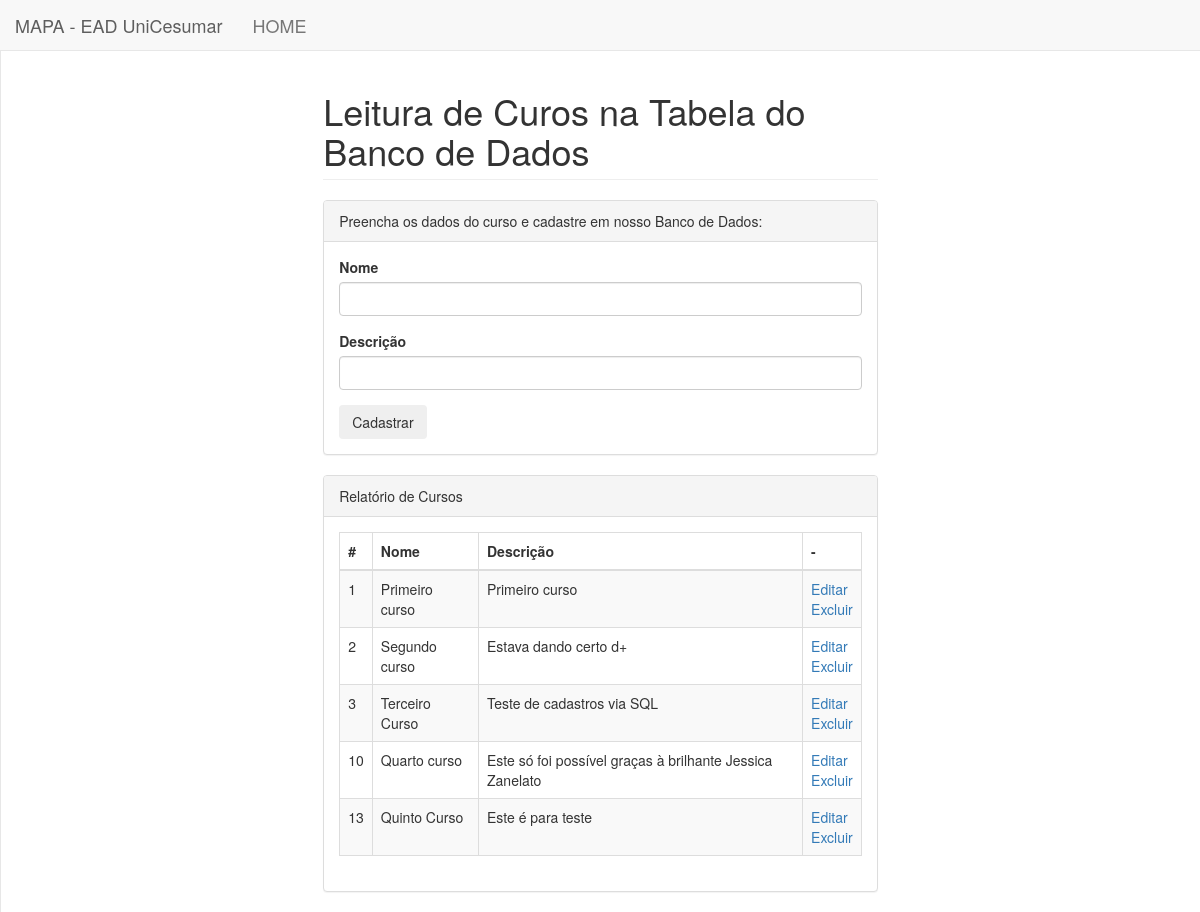
The page /projeto/projeto/curso.php on the database its author committed.
### tables this page shows
CREATE TABLE `curso` (
  `id` int(11) NOT NULL,
  `nome` text NOT NULL,
  `descricao` text NOT NULL
);

### projeto/projeto/curso.php (the view, shortened to what this page needs)
<?php
        $action = "curso_cadastrar.php";
        $linha = array(
            "nome" => null,
            "descricao" => null
        );
?>
<!DOCTYPE html>
<html lang="en">
<head>
    <link href="../vendor/bootstrap/css/bootstrap.min.css" rel="stylesheet">
    <link href="../vendor/metisMenu/metisMenu.min.css" rel="stylesheet">
    <link href="../dist/css/sb-admin-2.css" rel="stylesheet">
    <link href="../vendor/font-awesome/css/font-awesome.min.css" rel="stylesheet" type="text/css">
</head>
<body>
    <div id="wrapper">
        <nav class="navbar navbar-default navbar-static-top" role="navigation" style="margin-bottom: 0">
            <div class="navbar-header">
                <a class="navbar-brand" href="index.html">MAPA - EAD UniCesumar</a>
                <a class="navbar-brand" href="../../dashboard">HOME</a>
            </div>
        </nav>
        <div id="page-wrapper" style="margin-left:0px">
            <div class="row">
                <div class="col-md-6 col-md-offset-3">
                    <h1 class="page-header">Leitura de Curos na Tabela do Banco de Dados</h1>
                </div>
            </div>
            <div class="row">
                <div class="col-md-6 col-md-offset-3">
                    <div class="panel panel-default">
                        <div class="panel-heading">
                            Preencha os dados do curso e cadastre em nosso Banco de Dados:
                        </div>
                        <div class="panel-body">
                            <div class="row">
                                <div class="col-lg-12">
                                    <form role="form" action="<?php echo $action ?>" method="POST">
                                        <div class="form-group">
                                            <label>Nome</label>
                                            <input name="nome" value="<?php echo $linha['nome'] ?>" class="form-control" required="required">
                                        </div>
                                        <div class="form-group">
                                            <label>Descrição</label>
                                            <input type="text" name="descricao" value="<?php echo $linha['descricao']?>" class="form-control" required="required">
                                        </div>
                                        <button type="submit" class="btn btn-active">Cadastrar</button>
                                    </form>
                                </div>
                            </div>
                        </div>
                    </div>
                </div>
            </div>
            <div class="row">
                <div class="col-md-6 col-md-offset-3">
                     <div class="panel panel-default">
                        <div class="panel-heading">
                            Relatório de Cursos
                        </div>
                        <div class="panel-body">
                            <div class="table-responsive">
                                <table class="table table-striped table-bordered table-hover">
                                    <thead>
                                        <tr>
                                            <th>#</th>
                                            <th>Nome</th>
                                            <th>Descrição</th>
                                            <th>-</th>
                                        </tr>
                                    </thead>
                                    <tbody>
                                        <?php
                                            include '../includes/conexao.php';
                                            $sql = "select * from curso order by id";
                                            $consulta = mysqli_query($conexao, $sql);
                                            while($linha = mysqli_fetch_array($consulta)){
                                        ?>
                                        <tr>
                                            <td><?php echo $linha['id'] ?></td>
                                            <td><?php echo $linha['nome'] ?></td>
                                            <td><?php echo $linha['descricao'] ?></td>
                                            <td>
                                                <a href="./curso.php?id=<?php echo $linha['id']?>">Editar</a>
                                                <br />
                                                <a href="./curso_excluir.php?id=<?php echo $linha['id']?>">Excluir</a></td>
                                        </tr>
                                        <?php
                                            }
                                        ?>
                                    </tbody>
                                </table>
                            </div>
                        </div>
                    </div>
                </div>
            </div>
        </div>
    </div>
</body>
</html>

### rows shown on the page
curso: id "1", nome "Primeiro curso", descricao "Primeiro curso"
curso: id "2", nome "Segundo curso", descricao "Estava dando certo d+"
curso: id "3", nome "Terceiro Curso", descricao "Teste de cadastros via SQL"
curso: id "10", nome "Quarto curso", descricao "Este só foi possível graças à brilhante Jessica Zanelato"
curso: id "13", nome "Quinto Curso", descricao "Este é para teste"
